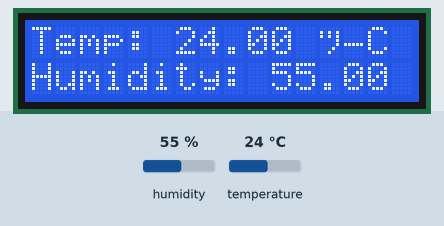
Bench run of a sketch on a simulated Arduino Uno, built with avr-gcc and run on an emulated ATmega328P. Shown: 16×2 character LCD. The test bench sets the inputs (shaded band); at power-on: humidity 55 %, temperature 24 °C. What the sketch prints to the serial monitor is not drawn.

Above: at 3.2 s.
3.3 s: humidity set to 22 %
At 5.3 s:
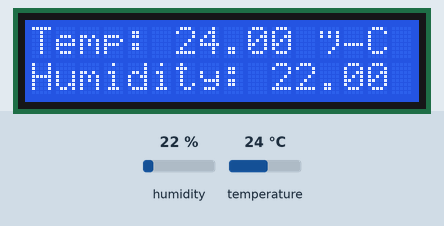
6.0 s: temperature set to 12 °C
At 6.6 s:
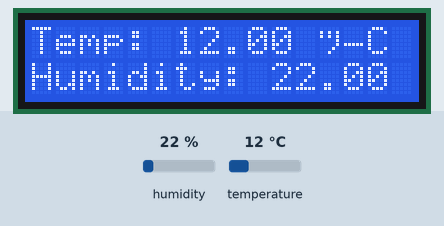
8.7 s: humidity set to 40 %
At 11.5 s:
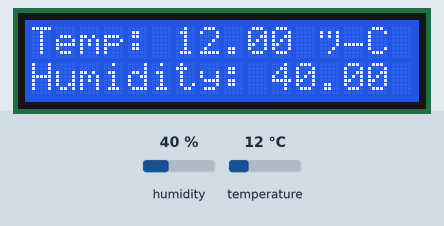
11.8 s: temperature set to 19 °C
At 12.8 s:
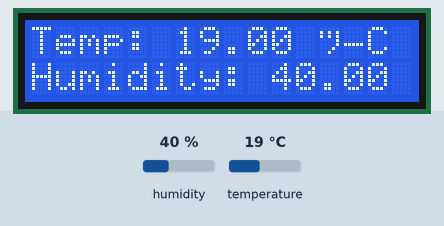
Timing chart, 0 to 14.8 s (numbered marks = the images above; inputs shaded):
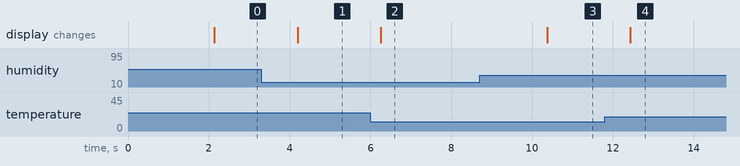

The sketch:

dht_lcd_monitor.ino
```cpp
#include <Wire.h>                 // For I2C
#include <LiquidCrystal_I2C.h>    // For I2C LCD
#include <DHT.h>                  // For DHT11 sensor

// Define DHT pin and type
#define DHTPIN 10
#define DHTTYPE DHT11

DHT dht(DHTPIN, DHTTYPE);

// Set the LCD I2C address (common values: 0x27 or 0x3F)
LiquidCrystal_I2C lcd(0x27, 16, 2);

void setup() {
  Serial.begin(9600);
  dht.begin();
  lcd.begin(16, 2);
  lcd.backlight();           // Turn on LCD backlight
  lcd.print("Initializing...");
  delay(2000);
}

void loop() {
  float h = dht.readHumidity();
  float t = dht.readTemperature();

  if (isnan(h) || isnan(t)) {
    Serial.println("Failed to read from DHT sensor!");
    lcd.clear();
    lcd.setCursor(0, 0);
    lcd.print("Sensor Error");
    delay(2000);
    return;
  }

  // Display readings on LCD
  lcd.clear();
  lcd.setCursor(0, 0);
  lcd.print("Temp: ");
  lcd.print(t);
  lcd.print(" °C");

  lcd.setCursor(0, 1);
  lcd.print("Humidity: ");
  lcd.print(h);
  lcd.print(" %");

  // Also print to serial
  Serial.print("Temp: ");
  Serial.print(t);
  Serial.print(" C, Humidity: ");
  Serial.print(h);
  Serial.println(" %");

  delay(2000);
}
```

Measured:
- after the input at 3.3 s, the display: changes after 0.90 s (image 1)
- after the input at 6.0 s, the display: changes after 0.25 s (image 2)
- after the input at 8.7 s, the display: changes after 1.7 s (image 3)
- after the input at 11.8 s, the display: changes after 0.63 s (image 4)
